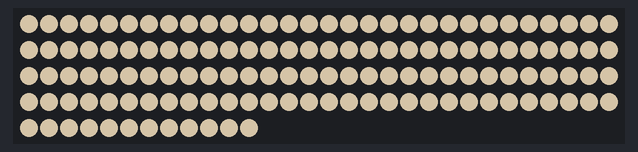
A sketch run on a simulated ESP32-S3. On the bench: 132 RGB LEDs in strip order, left to right, continuing on the next row. Dim RGB values are drawn brighter than linear; WiFi joins after 1.5 s; servers stay silent unless stated; the local clock reads 2024-03-15 10:24:30 at power-on unless the sketch sets it.

Above: at 1.1 s.
At 1.5 s:
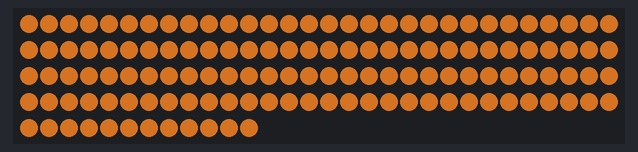
At 2.51 s:
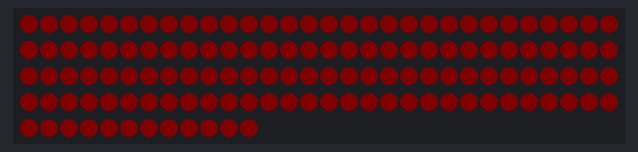

The sketch:

sunrise.ino
```cpp
/* The Rising Sun, 2026-10-18, Dr. O. An ESP32-S3 drives the LED strips behind the acrylic and brings the sun up slowly.
   NOT TRIED ON THE REAL BOARD OR STRIPS YET. The color steps match sunrise.py, which prints them without any hardware.
   Check the pin against the board's printed labels before wiring.

   Board: ESP32-S3 N16R8, the same as the Holopod buttons. Arduino IDE: Board "ESP32S3 Dev Module". Library: Adafruit NeoPixel (Library Manager).
   Wiring:
     Strip data wire to LED_PIN through a 330 ohm resistor. Strip GND to the board GND and to the power supply GND.
     Strip + to its own 5V supply, sized for the strip (a full white LED draws up to 60 milliamps, so 60 LEDs can need 3.6 amps).
     Do not power a long strip from the board's 5V pin.
     A 3.3V data signal can be unreliable on some strips. If the first LED flickers, add a 74AHCT125 level shifter.
   FIRST TRY: leave DEMO_MODE true. It needs no Wi-Fi and no key, and plays the whole sunrise in 90 seconds on a loop so you can see the colors.
   REAL USE: set DEMO_MODE false, then fill in WIFI_NAME, WIFI_PASS, SUN_KEY (the same SUN_DEVICE_KEY the site holds) and SITE below. The clock comes from the internet.
   Wake time, sunrise length and time zone are read from the website every 10 minutes (set them on the Rising Sun panel). The numbers below are only used until the first read works.
   Library: also ArduinoJson (Library Manager).
   NOT BUILT: her voice, her listening, the choice of fairy. This program only runs the light. */

#include <Adafruit_NeoPixel.h>
#include <WiFi.h>
#include <time.h>
#include <HTTPClient.h>
#include <WiFiClientSecure.h>
#include <ArduinoJson.h>

const int LED_PIN = 7;                    // Waveshare ESP32-S3 AI Smart Speaker board, 18 pin header pin 2 (GPIO7). Not GPIO19 or 20 (USB), 3 (boot), 10 or 11 (audio chip). Strip data only; the strip's power is the separate 5V supply and its ground must meet the board's GND
const int LED_COUNT = 132;                // 144 LEDs per meter, for the 36 inch bar (Dr. O, 2026-10-23): 0.91 m is about 132. 32 inch would be 117, 24 inch 88
const int MAX_BRIGHTNESS = 130;           // of 255. Keeps 132 LEDs under a 5 amp supply (132 x 60 mA is 7.9 A at full white). With a 10 amp supply this can go to 200
const bool DEMO_MODE = true;              // true: skip Wi-Fi and the clock and play the whole sunrise in DEMO_SECONDS, over and over. Set false for the real thing.
const int DEMO_SECONDS = 90;
int SUNRISE_MINUTES = 30;
int WAKE_HOUR = 7, WAKE_MIN = 0;          // the sun is at full strength at this time
const char* WIFI_NAME = "";
const char* WIFI_PASS = "";
const char* SITE = "https://emerging-tech-lab.com";
const char* SUN_KEY = "";
String TIMEZONE = "EST5EDT,M3.2.0,M11.1.0";   // replaced by the panel's choice
unsigned long lastRead = 0;
bool haveRead = false;

struct Step { float f; uint8_t r, g, b; };
const Step STEPS[] = {
  { 0.00,   0,   0,   0 },
  { 0.10,  40,   2,   0 },
  { 0.35, 200,  40,   0 },
  { 0.65, 255, 120,  20 },
  { 0.85, 255, 190, 110 },
  { 1.00, 255, 235, 200 },
};
const int NSTEPS = sizeof(STEPS) / sizeof(STEPS[0]);

Adafruit_NeoPixel strip(LED_COUNT, LED_PIN, NEO_GRB + NEO_KHZ800);

uint32_t colorAt(float f) {
  if (f < 0) f = 0;
  if (f > 1) f = 1;
  for (int i = 1; i < NSTEPS; i++) {
    if (f <= STEPS[i].f) {
      const Step& a = STEPS[i - 1];
      const Step& b = STEPS[i];
      float k = (f - a.f) / (b.f - a.f);
      return strip.Color(a.r + (b.r - a.r) * k, a.g + (b.g - a.g) * k, a.b + (b.b - a.b) * k);
    }
  }
  return strip.Color(255, 235, 200);
}

void paint(float f) {
  strip.fill(colorAt(f));
  strip.show();
}

void readSettings() {
  if (WiFi.status() != WL_CONNECTED) return;
  WiFiClientSecure net;
  net.setInsecure();      // the key is the protection here; add the site's certificate to do better
  HTTPClient http;
  http.begin(net, String(SITE) + "/.netlify/functions/sun-settings");
  http.addHeader("x-sun-key", SUN_KEY);
  if (http.GET() == 200) {
    JsonDocument doc;
    if (!deserializeJson(doc, http.getString())) {
      JsonObject st = doc["settings"];
      WAKE_HOUR = st["wake_hour"] | WAKE_HOUR;
      WAKE_MIN = st["wake_min"] | WAKE_MIN;
      SUNRISE_MINUTES = st["sunrise_minutes"] | SUNRISE_MINUTES;
      String tz = st["tz"] | "";
      if (tz.length() && tz != TIMEZONE) { TIMEZONE = tz; configTzTime(TIMEZONE.c_str(), "pool.ntp.org"); }
      haveRead = true;
    }
  }
  http.end();
}

void setup() {
  strip.begin();
  strip.setBrightness(MAX_BRIGHTNESS);
  strip.clear();
  strip.show();
  WiFi.begin(WIFI_NAME, WIFI_PASS);
  configTzTime(TIMEZONE.c_str(), "pool.ntp.org");
  // a short test so you can see the strip is alive: one slow pass up and down
  for (int i = 0; i <= 20; i++) { paint(i / 20.0); delay(50); }
  for (int i = 20; i >= 0; i--) { paint(i / 20.0); delay(50); }
}

void demo() {
  unsigned long cycle = (unsigned long)(DEMO_SECONDS + 10) * 1000UL;     // the sunrise, then 10 seconds of dark before it starts again
  unsigned long at = millis() % cycle;
  paint(at < (unsigned long)DEMO_SECONDS * 1000UL ? (float)at / ((float)DEMO_SECONDS * 1000.0) : 0.0);
  delay(50);
}

void loop() {
  if (DEMO_MODE) { demo(); return; }
  if (lastRead == 0 || millis() - lastRead > (haveRead ? 600000UL : 30000UL)) { lastRead = millis(); readSettings(); }
  struct tm t;
  if (getLocalTime(&t, 200)) {
    int now = t.tm_hour * 3600 + t.tm_min * 60 + t.tm_sec;
    int wake = WAKE_HOUR * 3600 + WAKE_MIN * 60;
    int start = wake - SUNRISE_MINUTES * 60;
    if (now >= start && now <= wake + 30 * 60) {
      paint((float)(now - start) / (SUNRISE_MINUTES * 60));   // stays at full for 30 minutes after the wake time
    } else {
      paint(0);
    }
  }
  delay(1000);
}
```
